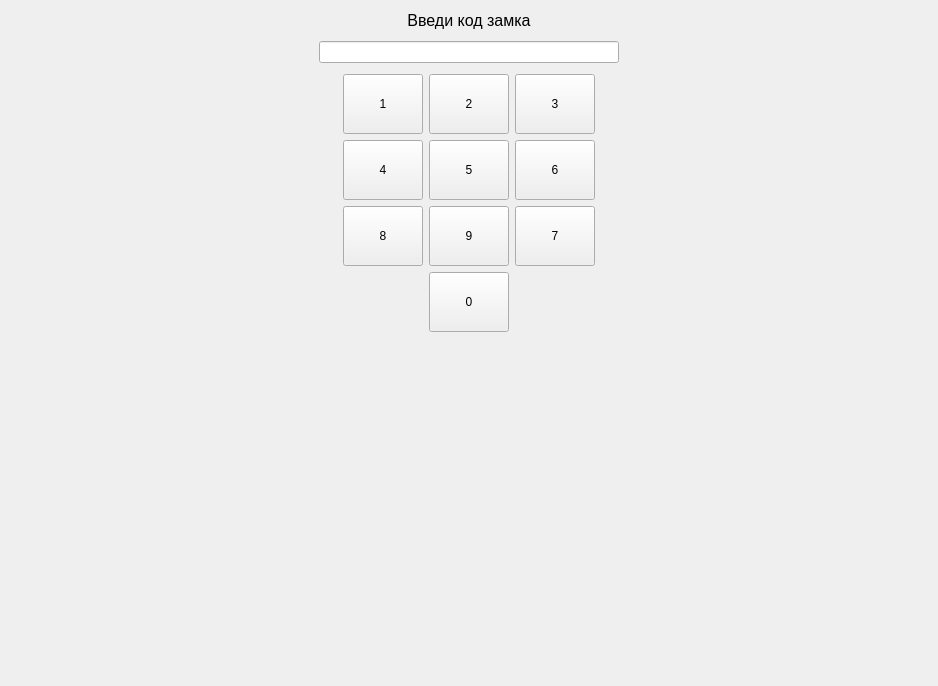
<?xml version="1.0" encoding="UTF-8"?>
<ui version="4.0">
 <class>Form</class>
 <widget class="QWidget" name="Form">
  <property name="geometry">
   <rect>
    <x>0</x>
    <y>0</y>
    <width>938</width>
    <height>686</height>
   </rect>
  </property>
  <property name="windowTitle">
   <string>Form</string>
  </property>
  <layout class="QVBoxLayout" name="verticalLayout">
   <item>
    <widget class="QLabel" name="label">
     <property name="font">
      <font>
       <pointsize>12</pointsize>
      </font>
     </property>
     <property name="text">
      <string>Введи код замка</string>
     </property>
     <property name="alignment">
      <set>Qt::AlignCenter</set>
     </property>
    </widget>
   </item>
   <item>
    <layout class="QHBoxLayout" name="horizontalLayout">
     <property name="leftMargin">
      <number>5</number>
     </property>
     <property name="topMargin">
      <number>5</number>
     </property>
     <property name="rightMargin">
      <number>5</number>
     </property>
     <property name="bottomMargin">
      <number>5</number>
     </property>
     <item>
      <widget class="QLineEdit" name="lineEdit">
       <property name="enabled">
        <bool>true</bool>
       </property>
       <property name="maximumSize">
        <size>
         <width>300</width>
         <height>16777215</height>
        </size>
       </property>
       <property name="styleSheet">
        <string notr="true"/>
       </property>
       <property name="clearButtonEnabled">
        <bool>false</bool>
       </property>
      </widget>
     </item>
    </layout>
   </item>
   <item>
    <layout class="QGridLayout" name="gridLayout">
     <item row="4" column="2">
      <spacer name="verticalSpacer">
       <property name="orientation">
        <enum>Qt::Vertical</enum>
       </property>
       <property name="sizeHint" stdset="0">
        <size>
         <width>20</width>
         <height>40</height>
        </size>
       </property>
      </spacer>
     </item>
     <item row="1" column="2">
      <widget class="QPushButton" name="pushButton_13">
       <property name="sizePolicy">
        <sizepolicy hsizetype="Minimum" vsizetype="Minimum">
         <horstretch>0</horstretch>
         <verstretch>0</verstretch>
        </sizepolicy>
       </property>
       <property name="text">
        <string>5</string>
       </property>
      </widget>
     </item>
     <item row="2" column="1">
      <widget class="QPushButton" name="pushButton_15">
       <property name="sizePolicy">
        <sizepolicy hsizetype="Minimum" vsizetype="Minimum">
         <horstretch>0</horstretch>
         <verstretch>0</verstretch>
        </sizepolicy>
       </property>
       <property name="minimumSize">
        <size>
         <width>0</width>
         <height>60</height>
        </size>
       </property>
       <property name="text">
        <string>8</string>
       </property>
      </widget>
     </item>
     <item row="0" column="0">
      <spacer name="horizontalSpacer">
       <property name="orientation">
        <enum>Qt::Horizontal</enum>
       </property>
       <property name="sizeHint" stdset="0">
        <size>
         <width>40</width>
         <height>20</height>
        </size>
       </property>
      </spacer>
     </item>
     <item row="1" column="1">
      <widget class="QPushButton" name="pushButton_14">
       <property name="sizePolicy">
        <sizepolicy hsizetype="Minimum" vsizetype="Minimum">
         <horstretch>0</horstretch>
         <verstretch>0</verstretch>
        </sizepolicy>
       </property>
       <property name="minimumSize">
        <size>
         <width>0</width>
         <height>60</height>
        </size>
       </property>
       <property name="text">
        <string>4</string>
       </property>
      </widget>
     </item>
     <item row="0" column="2">
      <widget class="QPushButton" name="pushButton_18">
       <property name="sizePolicy">
        <sizepolicy hsizetype="Minimum" vsizetype="Minimum">
         <horstretch>0</horstretch>
         <verstretch>0</verstretch>
        </sizepolicy>
       </property>
       <property name="text">
        <string>2</string>
       </property>
      </widget>
     </item>
     <item row="0" column="3">
      <widget class="QPushButton" name="pushButton_19">
       <property name="sizePolicy">
        <sizepolicy hsizetype="Minimum" vsizetype="Minimum">
         <horstretch>0</horstretch>
         <verstretch>0</verstretch>
        </sizepolicy>
       </property>
       <property name="minimumSize">
        <size>
         <width>0</width>
         <height>60</height>
        </size>
       </property>
       <property name="text">
        <string>3</string>
       </property>
      </widget>
     </item>
     <item row="0" column="1">
      <widget class="QPushButton" name="pushButton_20">
       <property name="sizePolicy">
        <sizepolicy hsizetype="Minimum" vsizetype="Minimum">
         <horstretch>0</horstretch>
         <verstretch>0</verstretch>
        </sizepolicy>
       </property>
       <property name="text">
        <string>1</string>
       </property>
      </widget>
     </item>
     <item row="3" column="2">
      <widget class="QPushButton" name="pushButton_11">
       <property name="sizePolicy">
        <sizepolicy hsizetype="Minimum" vsizetype="Fixed">
         <horstretch>0</horstretch>
         <verstretch>0</verstretch>
        </sizepolicy>
       </property>
       <property name="minimumSize">
        <size>
         <width>0</width>
         <height>60</height>
        </size>
       </property>
       <property name="text">
        <string>0</string>
       </property>
      </widget>
     </item>
     <item row="2" column="3">
      <widget class="QPushButton" name="pushButton_16">
       <property name="sizePolicy">
        <sizepolicy hsizetype="Minimum" vsizetype="Minimum">
         <horstretch>0</horstretch>
         <verstretch>0</verstretch>
        </sizepolicy>
       </property>
       <property name="text">
        <string>7</string>
       </property>
      </widget>
     </item>
     <item row="1" column="3">
      <widget class="QPushButton" name="pushButton_17">
       <property name="sizePolicy">
        <sizepolicy hsizetype="Minimum" vsizetype="Minimum">
         <horstretch>0</horstretch>
         <verstretch>0</verstretch>
        </sizepolicy>
       </property>
       <property name="text">
        <string>6</string>
       </property>
      </widget>
     </item>
     <item row="2" column="2">
      <widget class="QPushButton" name="pushButton_12">
       <property name="sizePolicy">
        <sizepolicy hsizetype="Minimum" vsizetype="Minimum">
         <horstretch>0</horstretch>
         <verstretch>0</verstretch>
        </sizepolicy>
       </property>
       <property name="text">
        <string>9</string>
       </property>
      </widget>
     </item>
     <item row="1" column="4">
      <spacer name="horizontalSpacer_2">
       <property name="orientation">
        <enum>Qt::Horizontal</enum>
       </property>
       <property name="sizeHint" stdset="0">
        <size>
         <width>40</width>
         <height>20</height>
        </size>
       </property>
      </spacer>
     </item>
    </layout>
   </item>
  </layout>
 </widget>
 <tabstops>
  <tabstop>lineEdit</tabstop>
  <tabstop>pushButton_20</tabstop>
  <tabstop>pushButton_18</tabstop>
  <tabstop>pushButton_19</tabstop>
  <tabstop>pushButton_14</tabstop>
  <tabstop>pushButton_13</tabstop>
  <tabstop>pushButton_17</tabstop>
  <tabstop>pushButton_15</tabstop>
  <tabstop>pushButton_12</tabstop>
  <tabstop>pushButton_16</tabstop>
  <tabstop>pushButton_11</tabstop>
 </tabstops>
 <resources/>
 <connections/>
</ui>
